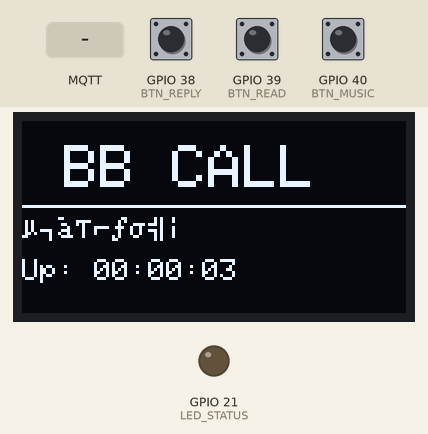
This sketch was run on a simulated ESP32-S3. Parts: 128×64 one-colour display, output pins drawn as LEDs (lit = HIGH). Dashed ring = blinking. The inputs (shaded band) are chosen by the test bench; at power-on: GPIO 39 (BTN_READ) HIGH, GPIO 38 (BTN_REPLY) HIGH, GPIO 40 (BTN_MUSIC) HIGH. WiFi joins after 1.5 s; servers stay silent unless stated; no MQTT or app messages arrive unless stated; the audio player accepts every command and is not drawn; what the sketch prints to the serial monitor is not drawn.

Above: at 4.9 s.
5.0 s: MQTT message "1" arrives on the first subscribed topic
At 5.75 s:
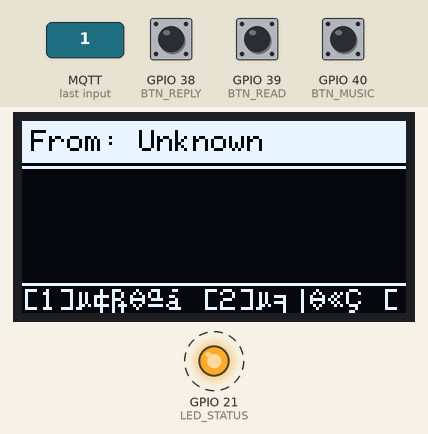
8.0 s: GPIO 39 (BTN_READ) pulled LOW for 0.15 s
At 8.5 s:
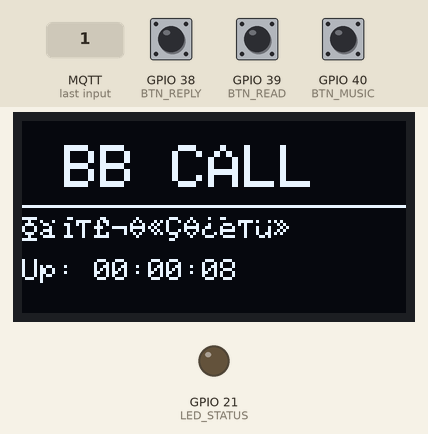
9.6 s: GPIO 38 (BTN_REPLY) pulled LOW for 0.15 s
At 10.8 s:
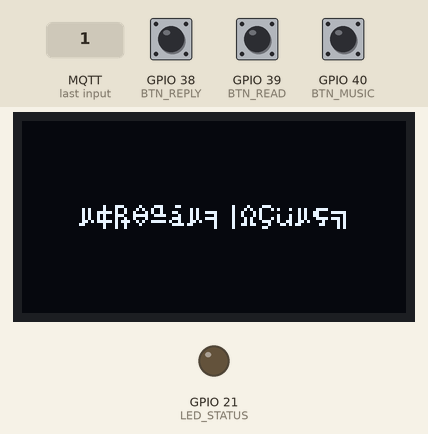
12.6 s: GPIO 40 (BTN_MUSIC) pulled LOW for 0.15 s
At 13.7 s:
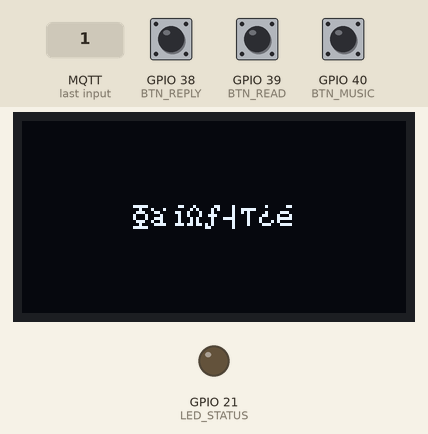
14.2 s: GPIO 39 (BTN_READ) pulled LOW for 1 s
At 15.0 s:
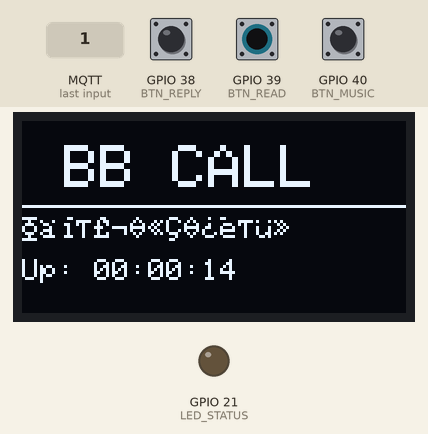
16.7 s: GPIO 39 (BTN_READ) pulled LOW for 0.15 s
At 17.9 s:
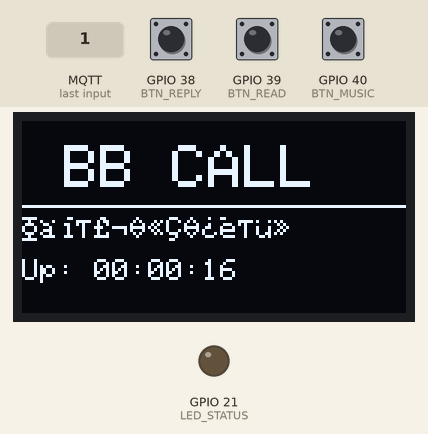
Timing chart, 0 to 19.3 s (numbered marks = the images above; inputs shaded):
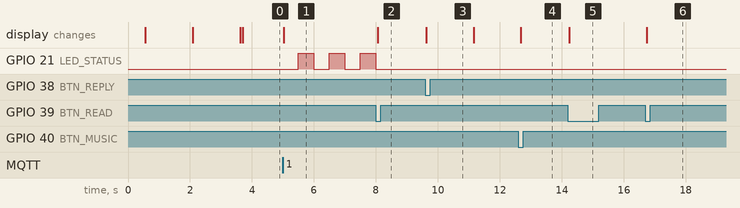

The sketch:

BB_Call.ino
```cpp
/*
 * =====================================================
 *  BB Call — ESP32-S3-CAM 主程式
 *  功能：WiFi / MQTT 訊息收發 + DFPlayer MP3 + OLED 顯示
 * =====================================================
 */

// ─── 必要 include（順序很重要）────────────────────
#include <Arduino.h>
#include <WiFi.h>
#include <ArduinoJson.h>
#include "config.h"
#include "message_store.h"
#include "wifi_manager.h"
#include "mqtt_manager.h"
#include "display_manager.h"
#include "audio_manager.h"

// ─── 全域狀態 ──────────────────────────────────────
unsigned long lastButtonCheck  = 0;
unsigned long lastStatusReport = 0;
bool    hasUnread      = false;
uint8_t currentMsgIndex = 0;

// ─── 函式前置宣告 ──────────────────────────────────
void onMessageReceived(String topic, String payload);
void handleButtons();
void sendReply(const char* text);
void reportStatus();

// ─── 初始化 ────────────────────────────────────────
void setup() {
  Serial.begin(115200);
  delay(500);
  Serial.println(F("\n=== BB Call 啟動中 ==="));

  pinMode(LED_STATUS, OUTPUT);
  digitalWrite(LED_STATUS, LOW);

  pinMode(BTN_REPLY, INPUT_PULLUP);
  pinMode(BTN_READ,  INPUT_PULLUP);
  pinMode(BTN_MUSIC, INPUT_PULLUP);

  Display.begin();
  Display.showBootScreen("BB Call", VERSION);

  Audio.begin();
  MsgStore.begin();

  Display.showStatus("連線 WiFi...");
  WiFiMgr.connect(WIFI_SSID, WIFI_PASSWORD);

  Display.showStatus("連線 MQTT...");
  MqttMgr.begin(MQTT_SERVER, MQTT_PORT, MQTT_USER, MQTT_PASS, DEVICE_ID);
  MqttMgr.setMessageCallback(onMessageReceived);

  Display.showIdle("待機中");
  Audio.playTrack(BOOT_SOUND);
  Serial.println(F("=== 初始化完成 ==="));
}

// ─── 主迴圈 ────────────────────────────────────────
void loop() {
  WiFiMgr.loop();
  MqttMgr.loop();
  Audio.loop();

  if (millis() - lastButtonCheck > 50) {
    handleButtons();
    lastButtonCheck = millis();
  }

  if (millis() - lastStatusReport > 30000) {
    reportStatus();
    lastStatusReport = millis();
  }

  if (hasUnread) {
    digitalWrite(LED_STATUS, (millis() / 500) % 2);
  } else {
    digitalWrite(LED_STATUS, LOW);
  }
}

// ─── 收到 MQTT 訊息 ────────────────────────────────
void onMessageReceived(String topic, String payload) {
  Serial.printf("[MQTT] Topic: %s\n", topic.c_str());
  Serial.printf("[MQTT] Payload: %s\n", payload.c_str());

  StaticJsonDocument<256> doc;
  DeserializationError err = deserializeJson(doc, payload);
  if (err) {
    Serial.printf("[MQTT] JSON 解析失敗: %s\n", err.c_str());
    return;
  }

  const char* from   = doc["from"]  | "Unknown";
  const char* msg    = doc["msg"]   | "";
  int musicTrack     = doc["music"] | 0;

  Message newMsg;
  strncpy(newMsg.from, from, sizeof(newMsg.from) - 1);
  strncpy(newMsg.text, msg,  sizeof(newMsg.text) - 1);
  newMsg.musicTrack = musicTrack;
  newMsg.timestamp  = millis();
  newMsg.isRead     = false;
  MsgStore.push(newMsg);

  currentMsgIndex = MsgStore.getLatestIndex();
  Display.showMessage(from, msg);

  if (musicTrack > 0) {
    Audio.playTrack(musicTrack);
  } else {
    Audio.playTrack(NOTIFY_SOUND);
  }

  hasUnread = true;
  Serial.printf("[MSG] 來自 %s：%s\n", from, msg);
}

// ─── 按鍵處理 ─────────────────────────────────────
void handleButtons() {
  static bool prevReply = HIGH, prevRead = HIGH, prevMusic = HIGH;

  bool nowReply = digitalRead(BTN_REPLY);
  bool nowRead  = digitalRead(BTN_READ);
  bool nowMusic = digitalRead(BTN_MUSIC);

  if (prevReply == HIGH && nowReply == LOW) {
    Serial.println(F("[BTN] 回覆"));
    sendReply("已收到，謝謝！");
    Display.showStatus("回覆已送出");
    delay(1500);
    Display.showMessage(
      MsgStore.get(currentMsgIndex).from,
      MsgStore.get(currentMsgIndex).text
    );
  }

  if (prevRead == HIGH && nowRead == LOW) {
    Serial.println(F("[BTN] 已讀"));
    MsgStore.markRead(currentMsgIndex);
    int next = MsgStore.getNextUnread(currentMsgIndex);
    if (next >= 0) {
      currentMsgIndex = next;
      Message m = MsgStore.get(currentMsgIndex);
      Display.showMessage(m.from, m.text);
    } else {
      hasUnread = false;
      Display.showIdle("無未讀訊息");
    }
  }

  if (prevMusic == HIGH && nowMusic == LOW) {
    Serial.println(F("[BTN] 音樂"));
    int track = MsgStore.get(currentMsgIndex).musicTrack;
    if (track > 0) {
      Audio.playTrack(track);
      Display.showStatus("播放音樂中...");
    } else {
      Display.showStatus("無音樂");
    }
  }

  prevReply = nowReply;
  prevRead  = nowRead;
  prevMusic = nowMusic;
}

// ─── 發送回覆 ─────────────────────────────────────
void sendReply(const char* text) {
  StaticJsonDocument<128> doc;
  doc["from"] = DEVICE_ID;
  doc["msg"]  = text;
  doc["ts"]   = millis();

  char buf[128];
  serializeJson(doc, buf);

  String topic = String("bbcall/") + DEVICE_ID + "/reply";
  MqttMgr.publish(topic.c_str(), buf);
}

// ─── 回報裝置狀態 ──────────────────────────────────
void reportStatus() {
  StaticJsonDocument<128> doc;
  doc["online"] = true;
  doc["unread"] = MsgStore.getUnreadCount();
  doc["heap"]   = ESP.getFreeHeap();
  doc["rssi"]   = WiFi.RSSI();

  char buf[128];
  serializeJson(doc, buf);

  String topic = String("bbcall/") + DEVICE_ID + "/status";
  MqttMgr.publish(topic.c_str(), buf);
}
```

audio_manager.h
```cpp
#pragma once
#include <DFRobotDFPlayerMini.h>
#include "config.h"

class AudioManager {
  HardwareSerial dfSerial;
  DFRobotDFPlayerMini player;
  bool ready = false;

public:
  AudioManager() : dfSerial(2) {}  // UART2

  void begin() {
    // UART2: RX=16, TX=17
    dfSerial.begin(9600, SERIAL_8N1, DFPLAYER_RX, DFPLAYER_TX);
    delay(1000);

    if (!player.begin(dfSerial, true, true)) {
      Serial.println(F("[Audio] DFPlayer 初始化失敗！"));
      Serial.println(F("[Audio] 確認接線：TX→GPIO16(RX2)，RX→GPIO17(TX2) 加 1kΩ"));
      ready = false;
      return;
    }

    player.volume(DFPLAYER_VOLUME);
    player.EQ(DFPLAYER_EQ_NORMAL);

    uint8_t files = player.readFileCounts();
    Serial.printf("[Audio] DFPlayer OK，SD 卡檔案數：%d\n", files);
    ready = true;
  }

  // 播放指定編號（1~99，對應 /01/001.mp3）
  void playTrack(uint8_t track) {
    if (!ready || track == 0) return;
    player.play(track);
    Serial.printf("[Audio] 播放 track %d\n", track);
  }

  // 停止播放
  void stop() {
    if (!ready) return;
    player.stop();
  }

  // 調整音量 0~30
  void setVolume(uint8_t vol) {
    if (!ready) return;
    player.volume(constrain(vol, 0, 30));
  }

  // 音量加 / 減
  void volumeUp()   { if (ready) player.volumeUp(); }
  void volumeDown() { if (ready) player.volumeDown(); }

  // loop 中呼叫：處理 DFPlayer 狀態回報
  void loop() {
    if (!ready) return;
    if (player.available()) {
      uint8_t type  = player.readType();
      int     value = player.read();
      if (type == DFPlayerPlayFinished) {
        Serial.printf("[Audio] 播放完畢，track %d\n", value);
      } else if (type == DFPlayerError) {
        Serial.printf("[Audio] 錯誤：%d\n", value);
      }
    }
  }

  bool isReady() { return ready; }
};

AudioManager Audio;
```

display_manager.h
```cpp
#pragma once
#include <Wire.h>
#include <Adafruit_GFX.h>
#include <Adafruit_SSD1306.h>
#include "config.h"

class DisplayManager {
  Adafruit_SSD1306 oled;

public:
  DisplayManager() : oled(OLED_WIDTH, OLED_HEIGHT, &Wire, -1) {}

  void begin() {
    if (!oled.begin(SSD1306_SWITCHCAPVCC, OLED_ADDRESS)) {
      Serial.println(F("[OLED] 初始化失敗！"));
      return;
    }
    oled.clearDisplay();
    oled.setTextColor(SSD1306_WHITE);
    Serial.println(F("[OLED] 初始化成功"));
  }

  // 開機畫面
  void showBootScreen(const char* title, const char* ver) {
    oled.clearDisplay();
    oled.setTextSize(2);
    oled.setCursor(20, 10);
    oled.println(title);
    oled.setTextSize(1);
    oled.setCursor(40, 35);
    oled.print(F("版本 "));
    oled.println(ver);
    oled.setCursor(20, 50);
    oled.println(F("正在啟動..."));
    oled.display();
  }

  // 顯示一則訊息（寄件人 + 內文自動換行）
  void showMessage(const char* from, const char* text) {
    oled.clearDisplay();

    // 頂部：寄件人（反白）
    oled.fillRect(0, 0, OLED_WIDTH, 14, SSD1306_WHITE);
    oled.setTextColor(SSD1306_BLACK);
    oled.setTextSize(1);
    oled.setCursor(3, 3);
    oled.print(F("From: "));
    oled.print(from);

    // 分隔線
    oled.setTextColor(SSD1306_WHITE);
    oled.drawFastHLine(0, 15, OLED_WIDTH, SSD1306_WHITE);

    // 訊息內文（自動換行，最多 3 行）
    oled.setTextSize(1);
    oled.setCursor(0, 18);
    _printWrapped(text, 128, 3);

    // 底部提示
    oled.drawFastHLine(0, 54, OLED_WIDTH, SSD1306_WHITE);
    oled.setCursor(0, 56);
    oled.print(F("[1]回覆 [2]已讀 [3]音樂"));

    oled.display();
  }

  // 顯示狀態文字（置中）
  void showStatus(const char* msg) {
    oled.clearDisplay();
    oled.setTextSize(1);
    oled.setTextColor(SSD1306_WHITE);
    int16_t x1, y1;
    uint16_t w, h;
    oled.getTextBounds(msg, 0, 0, &x1, &y1, &w, &h);
    oled.setCursor((OLED_WIDTH - w) / 2, (OLED_HEIGHT - h) / 2);
    oled.println(msg);
    oled.display();
  }

  // 待機畫面
  void showIdle(const char* statusText) {
    oled.clearDisplay();
    oled.setTextSize(2);
    oled.setTextColor(SSD1306_WHITE);
    oled.setCursor(14, 8);
    oled.println(F("BB CALL"));
    oled.setTextSize(1);
    oled.drawFastHLine(0, 28, OLED_WIDTH, SSD1306_WHITE);
    oled.setCursor(0, 32);
    oled.println(statusText);

    // 時間 (以 millis 示意，實際可接 RTC)
    unsigned long s = millis() / 1000;
    oled.setCursor(0, 46);
    oled.printf("Up: %02lu:%02lu:%02lu", s / 3600, (s % 3600) / 60, s % 60);

    oled.display();
  }

private:
  // 自動換行列印（maxWidth 像素寬，maxLines 行數）
  void _printWrapped(const char* str, int maxWidth, int maxLines) {
    int lineCount = 0;
    int charWidth = 6;  // 1x font = 6px/char
    int maxChars  = maxWidth / charWidth;

    String line = "";
    String word = "";

    for (int i = 0; str[i] != '\0' && lineCount < maxLines; i++) {
      char c = str[i];
      if (c == ' ' || c == '\n') {
        // 嘗試加入這個詞
        if ((int)(line.length() + word.length()) <= maxChars) {
          line += word + ' ';
        } else {
          oled.println(line);
          lineCount++;
          line = word + ' ';
        }
        word = "";
        if (c == '\n') {
          oled.println(line);
          lineCount++;
          line = "";
        }
      } else {
        word += c;
      }
    }
    // 剩餘文字
    if (lineCount < maxLines) {
      line += word;
      if (line.length() > 0) oled.println(line);
    }
  }
};

DisplayManager Display;
```

message_store.h
```cpp
#pragma once
#include "config.h"

// ─── 訊息結構 ─────────────────────────────────────
struct Message {
  char     from[32];
  char     text[128];
  uint8_t  musicTrack;
  uint32_t timestamp;
  bool     isRead;
};

// ─── 環形緩衝區，儲存最近 N 則訊息 ──────────────
class MessageStore {
  Message  buf[MSG_QUEUE_SIZE];
  uint8_t  head    = 0;  // 下一個寫入位置
  uint8_t  count   = 0;  // 目前訊息數
  uint8_t  unread  = 0;  // 未讀數

public:
  void begin() {
    memset(buf, 0, sizeof(buf));
    Serial.printf("[MsgStore] 初始化，容量 %d 則\n", MSG_QUEUE_SIZE);
  }

  // 推入新訊息，回傳其索引
  uint8_t push(const Message& msg) {
    uint8_t idx = head;
    buf[idx] = msg;
    head = (head + 1) % MSG_QUEUE_SIZE;
    if (count < MSG_QUEUE_SIZE) count++;
    unread++;
    Serial.printf("[MsgStore] 新訊息[%d]，未讀 %d\n", idx, unread);
    return idx;
  }

  // 取得訊息（索引）
  Message& get(uint8_t idx) {
    return buf[idx % MSG_QUEUE_SIZE];
  }

  // 標記已讀
  void markRead(uint8_t idx) {
    if (!buf[idx].isRead) {
      buf[idx].isRead = true;
      if (unread > 0) unread--;
    }
  }

  // 找下一則未讀（從 current 往後）
  int getNextUnread(uint8_t current) {
    for (uint8_t i = 1; i <= count; i++) {
      uint8_t idx = (current + i) % MSG_QUEUE_SIZE;
      if (!buf[idx].isRead && buf[idx].timestamp > 0) return idx;
    }
    return -1;  // 無未讀
  }

  // 最新一則訊息的索引
  uint8_t getLatestIndex() {
    return (head == 0) ? MSG_QUEUE_SIZE - 1 : head - 1;
  }

  uint8_t getUnreadCount() { return unread; }
  uint8_t getTotalCount()  { return count;  }
};

MessageStore MsgStore;
```

mqtt_manager.h
```cpp
#pragma once
#include <WiFi.h>
#include <PubSubClient.h>

typedef void (*MsgCallback)(String topic, String payload);

class MqttManager {
public:
  WiFiClient   wifiClient;
  PubSubClient client;
  MsgCallback  userCallback = nullptr;

  const char* _server   = nullptr;
  int         _port     = 1883;
  const char* _user     = nullptr;
  const char* _pass     = nullptr;
  const char* _deviceId = nullptr;

  // ─── static 成員：儲存唯一實例指標 ─────────────
  static MqttManager* instance;

  MqttManager() : client(wifiClient) {
    instance = this;
  }

  // ─── static callback：PubSubClient 要求一般函式指標 ──
  static void staticCallback(char* topic, byte* payload, unsigned int len) {
    if (instance) instance->_onMessage(topic, payload, len);
  }

  void begin(const char* server, int port,
             const char* user, const char* pass,
             const char* deviceId) {
    _server   = server;
    _port     = port;
    _user     = user;
    _pass     = pass;
    _deviceId = deviceId;

    client.setServer(server, port);
    client.setCallback(MqttManager::staticCallback);  // 用 class 名稱限定
    client.setBufferSize(512);
    _connect();
  }

  void setMessageCallback(MsgCallback cb) {
    userCallback = cb;
  }

  void loop() {
    if (!client.connected()) {
      Serial.println(F("[MQTT] 斷線，重新連線..."));
      _connect();
    }
    client.loop();
  }

  bool publish(const char* topic, const char* payload) {
    if (!client.connected()) return false;
    bool ok = client.publish(topic, payload, true);
    Serial.printf("[MQTT] Publish %s -> %s\n", topic, ok ? "OK" : "FAIL");
    return ok;
  }

  void _onMessage(char* topic, byte* payload, unsigned int len) {
    String topicStr(topic);
    String payloadStr;
    payloadStr.reserve(len);
    for (unsigned int i = 0; i < len; i++) payloadStr += (char)payload[i];
    if (userCallback) userCallback(topicStr, payloadStr);
  }

  void _connect() {
    String clientId = String("esp32-") + _deviceId + "-" + String(millis());
    uint8_t retries = 0;

    while (!client.connected() && retries < 5) {
      Serial.printf("[MQTT] 連線至 %s:%d ...\n", _server, _port);

      bool ok;
      if (_user && strlen(_user) > 0) {
        ok = client.connect(clientId.c_str(), _user, _pass,
                            _willTopic().c_str(), 1, true, "{\"online\":false}");
      } else {
        ok = client.connect(clientId.c_str(), nullptr, nullptr,
                            _willTopic().c_str(), 1, true, "{\"online\":false}");
      }

      if (ok) {
        Serial.println(F("[MQTT] 連線成功"));
        _subscribe();
        String tp = String("bbcall/") + _deviceId + "/status";
        client.publish(tp.c_str(), "{\"online\":true}", true);
        return;
      } else {
        Serial.printf("[MQTT] 連線失敗，錯誤碼 %d\n", client.state());
        delay(3000 * (++retries));
      }
    }
  }

  void _subscribe() {
    String inbox = String("bbcall/") + _deviceId + "/inbox";
    client.subscribe(inbox.c_str());
    String music = String("bbcall/") + _deviceId + "/music";
    client.subscribe(music.c_str());
    Serial.printf("[MQTT] 訂閱：%s\n", inbox.c_str());
  }

  String _willTopic() {
    return String("bbcall/") + _deviceId + "/status";
  }
};

// ─── static 成員的定義（必須在 class 外面寫一次）──
MqttManager* MqttManager::instance = nullptr;

// ─── 全域實例 ─────────────────────────────────────
MqttManager MqttMgr;
```

wifi_manager.h
```cpp
#pragma once
#include <WiFi.h>

class WiFiManager {
public:
  void connect(const char* ssid, const char* pass) {
    Serial.printf("[WiFi] 連線至 %s ...\n", ssid);
    WiFi.mode(WIFI_STA);
    WiFi.begin(ssid, pass);

    uint8_t retries = 0;
    while (WiFi.status() != WL_CONNECTED) {
      delay(500);
      Serial.print(".");
      if (++retries > 40) {
        Serial.println(F("\n[WiFi] 連線逾時，重新嘗試"));
        WiFi.disconnect();
        delay(1000);
        WiFi.begin(ssid, pass);
        retries = 0;
      }
    }
    Serial.printf("\n[WiFi] 連線成功！IP: %s  RSSI: %ddBm\n",
      WiFi.localIP().toString().c_str(), WiFi.RSSI());
  }

  void loop() {
    // 自動重連
    if (WiFi.status() != WL_CONNECTED) {
      Serial.println(F("[WiFi] 斷線，重新連線..."));
      WiFi.reconnect();
      uint8_t wait = 0;
      while (WiFi.status() != WL_CONNECTED && wait++ < 20) delay(500);
    }
  }

  bool isConnected() {
    return WiFi.status() == WL_CONNECTED;
  }
};

WiFiManager WiFiMgr;
```

config.h
```cpp
#pragma once

// ─── 版本 ──────────────────────────────────────────
#define VERSION "1.0.0"

// ─── 裝置識別 ──────────────────────────────────────
#define DEVICE_ID "bbcall_01"

// ─── WiFi 設定 ────────────────────────────────────
#define WIFI_SSID     "你的WiFi名稱"
#define WIFI_PASSWORD "你的WiFi密碼"

// ─── MQTT 設定 ────────────────────────────────────
#define MQTT_SERVER "broker.hivemq.com"
#define MQTT_PORT    1883
#define MQTT_USER    ""
#define MQTT_PASS    ""

// ─── 音效編號 ─────────────────────────────────────
#define BOOT_SOUND   1
#define NOTIFY_SOUND 2

// ─── 訊息佇列 ─────────────────────────────────────
#define MSG_QUEUE_SIZE 10

// ─── OLED 設定 ────────────────────────────────────
#define OLED_ADDRESS 0x3C
#define OLED_WIDTH   128
#define OLED_HEIGHT   64
#define OLED_SDA     17
#define OLED_SCL     18

// ─── DFPlayer 串口 ────────────────────────────────
#define DFPLAYER_RX     16
#define DFPLAYER_TX     15
#define DFPLAYER_VOLUME 20

// ─── GPIO：ESP32-S3-CAM 安全腳位 ─────────────────
// 避開攝影機佔用的 GPIO 0,1,2,3,4,5,11,12,13,45,46
#define BTN_REPLY   38
#define BTN_READ    39
#define BTN_MUSIC   40
#define LED_STATUS  21
```

Measured:
- after the input at 5.0 s, GPIO 21 (LED_STATUS): alternates HIGH for 0.50 s and LOW for 0.50 s, starting after 0.50 s; the display: changes at once (image 1)
- after the input at 8.0 s, GPIO 21 (LED_STATUS): goes on until 8.0 s, then stays LOW; the display: changes after 0.06 s (image 2)
- after the input at 9.6 s, the display: changes at once (image 3)
- after the input at 12.6 s, the display: changes after 0.08 s (image 4)
- after the input at 14.2 s, the display: changes after 0.05 s (image 5)
- after the input at 16.7 s, the display: changes at once (image 6)
